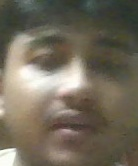
#> input picture Face-Reg/face_recognition_data/staff_frames/69/frame_000.jpg, 138 x 166 px
$ python -i face_processor.py   (imports and definitions only)   (older library calls are emulated)
#> lines starting #> are read from the running program, lines starting #| are printed output that depends on the picture
"""
face_processor.py - Face Preprocessing and Quality Assessment

Handles:
- Face alignment
- Image preprocessing
- Quality assessment of faces
- Image utilities
"""

import cv2
import numpy as np
import logging
from scipy.spatial import distance

# Initialize logger
logger = logging.getLogger('face_recognition.processor')

class FaceProcessor:
    """Face image processing and quality assessment"""

    def __init__(self, target_face_size=(112, 112)):
        """
        Initialize face processor

        Args:
            target_face_size: Target size for face alignment (width, height)
        """
        self.target_size = target_face_size

    # [111 lines left out: functions align_face, crop_face, resize_face, not called in this run]

    def normalize_face(self, face_img):
        """
        Normalize face image (adjust lighting, contrast)

        Args:
            face_img: Input face image

        Returns:
            Normalized face image
        """
        if face_img is None:
            return None

        try:
            # Convert to float and normalize
            face_float = face_img.astype(np.float32) / 255.0

            # Apply histogram equalization in LAB color space
            face_lab = cv2.cvtColor(face_float, cv2.COLOR_RGB2LAB)
#> face_lab: shape (166, 138, 3) float32; mean of channels 0, 1, 2 44.7, 0.2, 9.8
            l, a, b = cv2.split(face_lab)
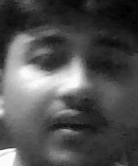
#> l: shape (166, 138) float32; min 19.1, max 99.62, mean 44.7; drawn with min black and max white
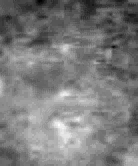
#> a: shape (166, 138) float32; min -10.47, max 11.62, mean 0.216; drawn with min black and max white
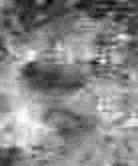
#> b: shape (166, 138) float32; min -2.45, max 20.75, mean 9.8; drawn with min black and max white
            l_eq = cv2.equalizeHist((l * 255).astype(np.uint8)) / 255.0
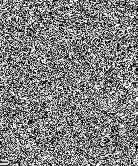
#> l_eq: shape (166, 138) float64; min 0, max 1, mean 0.5
            face_lab_eq = cv2.merge([l_eq, a, b])
            face_rgb_eq = cv2.cvtColor(face_lab_eq, cv2.COLOR_LAB2RGB)

            # Convert back to uint8
            face_rgb_eq = (face_rgb_eq * 255).astype(np.uint8)

            return face_rgb_eq
        except Exception as e:
            logger.error(f"Error normalizing face: {str(e)}")
            return face_img

    # [174 lines left out: functions get_face_quality_score, extract_facial_features, _calculate_ear, process_face, not called in this run]

>>> import cv2
>>> picture = cv2.cvtColor(cv2.imread('face_recognition_data/staff_frames/69/frame_000.jpg'), cv2.COLOR_BGR2RGB)
>>> result = FaceProcessor().normalize_face(picture)

$ run again, on Face-Reg/face_recognition_data/staff_frames/69/frame_001.jpg
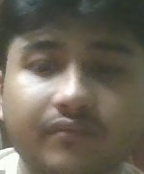
#> input picture Face-Reg/face_recognition_data/staff_frames/69/frame_001.jpg, 144 x 174 px
#> face_lab: shape (174, 144, 3) float32; mean of channels 0, 1, 2 42, 0.4, 8.7
#> in normalize_face, `l, a, b = cv2.split(face_lab)`:
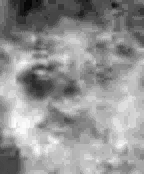
#> b: shape (174, 144) float32; min -2.42, max 16.69, mean 8.67; drawn with min black and max white
#> in normalize_face, `l_eq = cv2.equalizeHist((l * 255).astype(np.uint8)) / 255.0`:
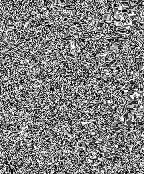
#> l_eq: shape (174, 144) float64; min 0, max 1, mean 0.5

$ run again, on Face-Reg/face_recognition_data/staff_frames/69/frame_002.jpg
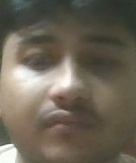
#> input picture Face-Reg/face_recognition_data/staff_frames/69/frame_002.jpg, 136 x 163 px
#> face_lab: shape (163, 136, 3) float32; mean of channels 0, 1, 2 42.3, 0.4, 9.2
#> in normalize_face, `l, a, b = cv2.split(face_lab)`:
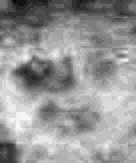
#> b: shape (163, 136) float32; min -1.78, max 16.8, mean 9.24; drawn with min black and max white
#> in normalize_face, `l_eq = cv2.equalizeHist((l * 255).astype(np.uint8)) / 255.0`:
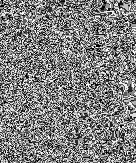
#> l_eq: shape (163, 136) float64; min 0, max 1, mean 0.5
